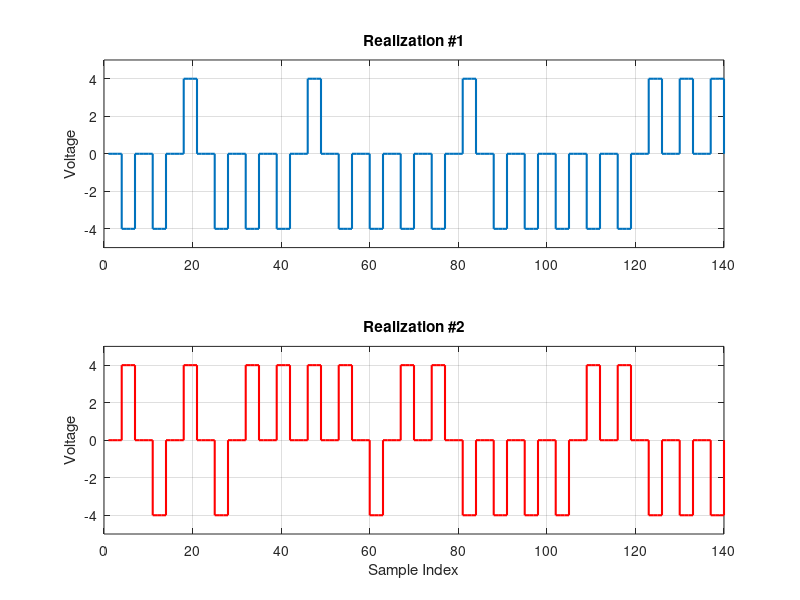

The MATLAB script that drew this image: (Note: this script raises an error after producing the figure.)
%===========Control Flags=========%
N_bits = 100;               %Number of bits per realization
N_realizations = 500;       %Number of realizations;
Pw = 0.07;         %Pulse width of the bit
Ts = 0.01;         % Time sample
L = round(Pw / Ts);

A = 4;                  %Ampiltude


%==========Creating random_data=======%

data = randi([0 1] , N_realizations , N_bits);



%===========Unipolar Ensemble==========%
%Transmitter%






%Receiver(Mean, Autocorrelation, Ergodicity, BW)%




%Results%




%============polar NRZ Ensemble==========%
%Transmitter%






%Receiver(Mean, Autocorrelation, Ergodicity, BW)%




%Results%



%==============of polar RZ Ensemble========%
%========Transmitter%
Tx_RZ= (2*data -1)*A;   %Mapping

pulse_RZ = [ones(1 , floor(L/2)) , zeros(1 , ceil(L/2))]; %Creating pulse shape

ensample_RZ = kron(Tx_RZ , pulse_RZ);    %upsampling


Td = randi([0 , L-1] , N_realizations , 1);

for i = 1:N_realizations
    ensample_RZ( i , :) = circshift(ensample_RZ(i , :) , [0 ,Td(i)]);
end

figure;

% First realization
subplot(2, 1, 1);
stairs(ensample_RZ(1, 1:140), 'LineWidth', 1.5);
title('Realization #1');
ylim([-A-1 A+1]); grid on;
ylabel('Voltage');

% Second realization
subplot(2, 1, 2);
stairs(ensample_RZ(2, 1:140), 'LineWidth', 1.5, 'Color', 'r');
title('Realization #2');
ylim([-A-1 A+1]); grid on;
ylabel('Voltage');
xlabel('Sample Index');

sgtitle('Comparison of 2 Polar RZ Realizations with Random Delays');


%=========Receiver(Mean, Autocorrelation, Ergodicity, BW)%
% 1. Mean E(x)
Ex_RZ = mean(ensample_RZ, 1); 

E_samp_RZ = mean(ensample_RZ(: , 10));  % mean of sample 10

fprintf('Ensemble Mean of sample 10 = %f\n', E_samp_RZ);

 %2. autocorrelation function Rx(tau)
%========== Method 2: Ensemble Average (Instructor Method) %
[Rx_RZ , tau] = correlation(ensample_RZ , 100);

%Ergodicity
%1.Average over time
Ux_RZ = mean(ensample_RZ , 2);

E_time_RZ = mean(ensample_RZ(15 , :));  % avergae of realization 15    

fprintf('Time Mean of realization 15 = %f\n', E_time_RZ);

%2. autocorrelation over realizations

[Rx_time_RZ, lags_time] = xcorr(ensample_RZ(10, :), 100, 'unbiased');


%Plotting 
figure;
subplot(2 , 1 , 1);
plot(tau*Ts, Rx_RZ, 'LineWidth', 1.5);
grid on;
title('Ensemble Autocorrelation Function R_x(\tau)');
xlabel('\tau (seconds)'); ylabel('R_x(\tau)');
xlim([-0.75 0.75]);

subplot(2 , 1 , 2)
plot(lags_time * Ts, Rx_time_RZ, 'g', 'LineWidth', 1.5);
grid on;
title('Time Autocorrelation R_T(\tau) for Realization #10');
xlabel('\tau (seconds)'); 
ylabel('R_T(\tau)');


sgtitle('Rx(tau) VS <x(t) x(t+tau)>');


% Plotting mean
figure;
subplot(2 , 1 , 1);
plot(Ex_RZ); 
ylim([-1 1]); grid on;
title('Statistical Mean E[X(t)]');
xlabel('Sample Index (t)'); ylabel('Mean Value');

subplot(2 , 1 , 2);
plot(Ux_RZ); 
ylim([-1 1]); grid on;
title('Time Mean <X(t)>');
xlabel('Sample Index (t)'); ylabel('Mean Value');

sgtitle('E(x(t)) VS <x(t)>');


%check this ensamble is random process stationary or not

t1 = 10; 
t2 = 50; 

window_size = 350; 

% autocorrelation at t1 Rx(tau)
segment1 = ensample_RZ(:, t1 : t1 + window_size);
[R_t1, lags_t1] = xcorr(segment1', 50, 'unbiased');
Avg_R_t1 = mean(R_t1, 2);

% Autocorrelation at t2 Rx(tau)
segment2 = ensample_RZ(:, t2 : t2 + window_size);
[R_t2, lags_t2] = xcorr(segment2', 50, 'unbiased');
Avg_R_t2 = mean(R_t2, 2);

% plotting
figure;
plot(lags_t1*Ts, Avg_R_t1, 'b', 'LineWidth', 1.5); hold on;
plot(lags_t2*Ts, Avg_R_t2, 'r--', 'LineWidth', 1.5);
grid on;
legend('R_x(\tau) starting at t_1', 'R_x(\tau) starting at t_2');
title('Stationarity Check: R_x(\tau) is independent of t_1');
xlabel('\tau (seconds)');


%PSD

N_fft = 64; 
PSD = abs(fft(ifftshift(Rx_RZ), N_fft));
Fs = 1/Ts;
freq = (-N_fft/2 : (N_fft/2)-1) * (Fs/N_fft);

%plotting
PSD_final = fftshift(PSD);
figure;
plot(freq, PSD_final, 'LineWidth', 2, 'Color' , [0 0.4470 0.7410]);
grid on;
title(' PSD of Polar RZ');
xlabel('Frequency (Hz)');
ylabel('Magnitude');
xlim([-120 120]); 


%covnvolution function
function [Rx , tau] = correlation(signal ,max_tau)
  tau = -max_tau:max_tau;
  Rx = zeros(1 , length(tau));
  t_index = floor(size(signal , 2) / 2);
  for i = 1 : length(tau)
      shift = tau(i);
      x_t = signal(: , t_index);
      x_t_tau = signal(: , t_index+ shift);
      Rx(i) = mean(x_t .* x_t_tau);
  end
end
